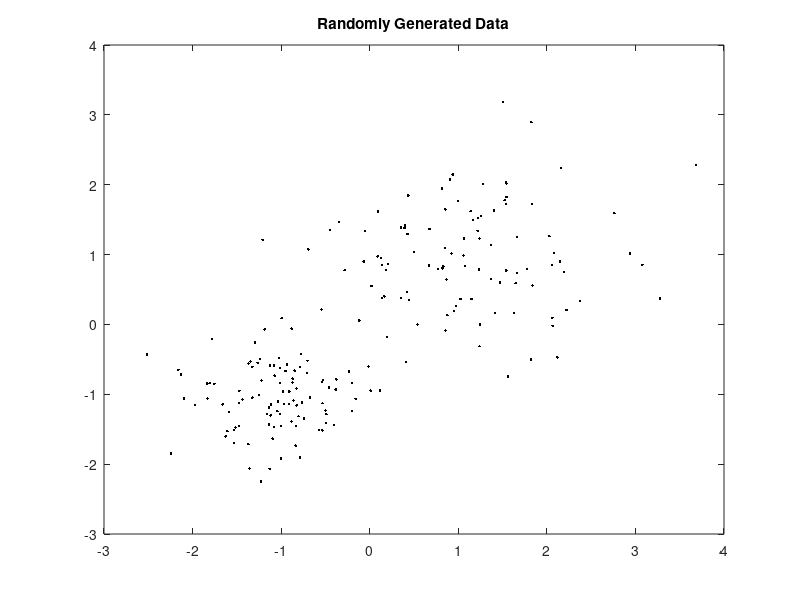
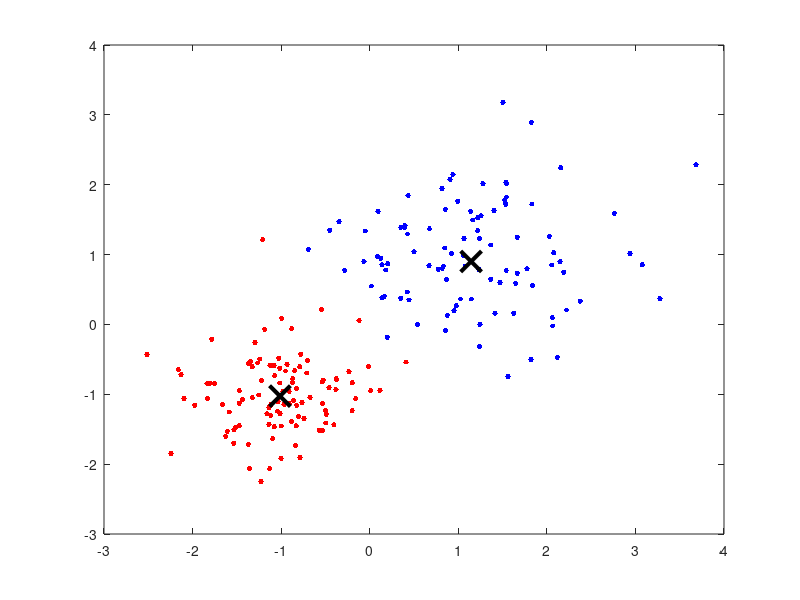

Recreate these plots in MATLAB, in order. (Note: this script raises an error after producing the figures.)
clear all; close all;

X = load("data.txt");

figure(1);
plot(X(:, 1), X(:, 2), 'k.')
title('Randomly Generated Data');

opts = statset('Display', 'final');
[idx, C] = kmeans(X, 2, 'Distance', 'cityblock', 'Options', opts);

figure(2);
plot(X(idx == 1, 1), X(idx == 1, 2), 'r.', 'MarkerSize', 12)
hold on
plot(X(idx == 2, 1), X(idx == 2, 2), 'b.', 'MarkerSize', 12)
plot(C(:, 1), C(:,2), 'kx', 'MarkerSize', 15, 'LineWidth', 3)
legend('Cluster 1', 'Cluster 2', 'Centroids', 'Location', 'NW')
title 'Cluster Assignments and Centroids'
hold off